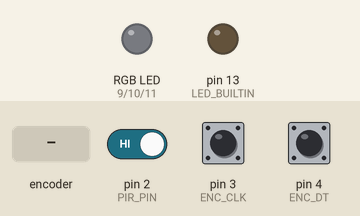
The program below on a simulated Arduino Uno, built with avr-gcc and run on an emulated ATmega328P. On the bench: an RGB LED mixed from three pins (HIGH = lit), output pins drawn as LEDs (lit = HIGH). Inputs (shaded band) come from the test bench; at power-on: pin 2 (PIR_PIN) HIGH, pin 3 (ENC_CLK) HIGH, pin 4 (ENC_DT) HIGH. Sleep ends after the set time or at an interrupt.

Above: at 5.0 s.
5.1 s: rotary encoder on pin 3 (ENC_CLK) / pin 4 (ENC_DT) turned 3 steps (first pin leading)
At 6.3 s:
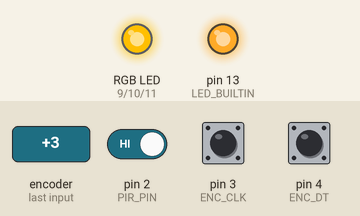
7.2 s: rotary encoder on pin 3 (ENC_CLK) / pin 4 (ENC_DT) turned 1 step (first pin leading)
At 7.6 s:
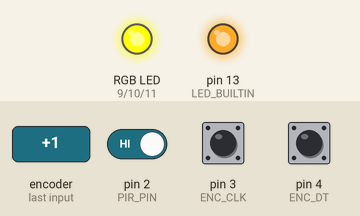
8.9 s: rotary encoder on pin 3 (ENC_CLK) / pin 4 (ENC_DT) turned 1 step (first pin leading)
At 10.1 s:
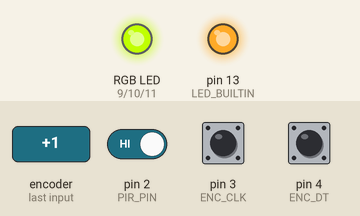
10.6 s: rotary encoder on pin 3 (ENC_CLK) / pin 4 (ENC_DT) turned 1 step (first pin leading)
At 11.4 s:
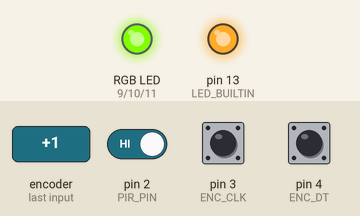
12.3 s: rotary encoder on pin 3 (ENC_CLK) / pin 4 (ENC_DT) turned 3 steps (first pin leading)
At 13.0 s:
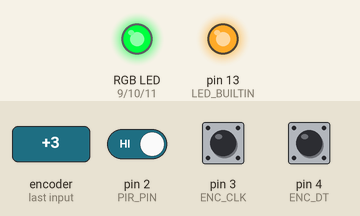
Timing chart, 0 to 19.2 s (numbered marks = the images above; inputs shaded):
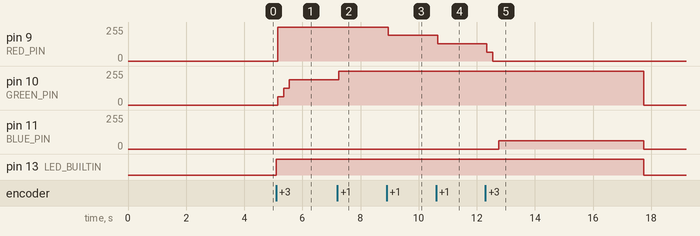

The program:

main.cpp
```cpp
#include <Arduino.h>
#include <avr/sleep.h>
#include "color_utils.h"

// 【注意】PIR再トリガー防止について
//
// AVRの外部割り込みにはEIFR（External Interrupt Flag Register）があり、
// 割り込み条件（RISINGエッジ等）が発生するとINTF0/INTF1ビットがセットされる。
// このフラグは割り込みが無効（detachInterrupt済み）でもセットされる。
//
// 問題：LED点灯中（20秒）はINT0（PIR）を無効化しているが、その間にPIRが
// 再検知してRISINGエッジが発生すると、EIFRのINTF0ビットに保留される。
// goToSleep()でattachInterrupt(PIR, RISING)した瞬間、保留フラグにより
// ISRが即発火し、スリープに入れず再トリガーループが発生する。
//
// 対策：goToSleep()内でattachInterruptの前に EIFR = (1 << INTF0) で
// 保留フラグをクリアしている。（EIFRは該当ビットに1を書くとクリアされる）
//
// 【注意】スリープ復帰時のエンコーダー取りこぼしについて
//
// PWR_DOWNスリープ中はTimer0が停止するため、millis()が凍結する。
// エンコーダー1クリックでCLKピンは HIGH→LOW→HIGH と変化し、CHANGE割り込みが2回発火する。
// 回転検出はLOW→HIGH（2回目）でのみ行うが、デバウンス処理（5ms以内の変化を無視）が
// millis()凍結の影響で2回目のエッジを誤って弾いてしまい、最初の1クリックが無視される。
//
// 対策：goToSleep()内でスリープ前に lastEncTime = 0 にリセットし、
// 復帰時のデバウンス判定が正しく通過するようにしている。

#define PIR_PIN 2        // 人感センサー
#define LIGHT_SENSOR A0  // フォトレジスタ
#define RED_PIN 9        // RGB LED（赤）
#define GREEN_PIN 10     // RGB LED（緑）
#define BLUE_PIN 11      // RGB LED（青）

#define ENC_CLK 3        // ロータリーエンコーダー CLK（INT1）
#define ENC_DT 4         // ロータリーエンコーダー DT

#define THRESHOLD 50    // 明るさしきい値
#define LED_ON_TIME 20000 // 20秒点灯
#define COLOR_MODE_TIMEOUT 5000  // 5秒で通常モードに戻る
#define ENC_STEP 15      // 24クリック = 360° を均等割り（15°/クリック）
#define ENC_DEBOUNCE_TIME 5  // 5ms 以内の変化を無視
#define LED_OFF_COOLDOWN 5000  // LED消灯後、スリープ前の待機時間（PIR出力安定待ち）

volatile bool motionDetected = false;
volatile int colorHue = 0;  // 色相（0-359°）
volatile bool colorChanged = false;
volatile bool colorMode = false; // 色設定モード
volatile unsigned long lastEncMoveTime = 0;  // 最後のエンコーダー操作時間
volatile int lastEncState = 0;
volatile unsigned long lastEncTime = 0; // 最後にエンコーダーが変化した時間

// 割り込み処理（PIR）
void wakeUp() {
    motionDetected = true;
}

// 割り込み処理（エンコーダー回転）【チャタリング対策付き】
void readEncoder() {
    unsigned long now = millis();
    if (now - lastEncTime < ENC_DEBOUNCE_TIME) return; // 5ms 以内の変化は無視
    lastEncTime = now;

    int currentState = digitalRead(ENC_CLK);
    int dtState = digitalRead(ENC_DT);

    // A 相（CLK）の立ち上がりエッジを検出（LOW → HIGH になったとき）
    if (lastEncState == LOW && currentState == HIGH) {
        if (dtState == LOW) {
            colorHue += ENC_STEP;  // 時計回り
        } else {
            colorHue -= ENC_STEP;  // 反時計回り
        }
        colorHue = normalizeHue(colorHue);
        colorChanged = true;
        // 色設定モードに入る
        colorMode = true;


    }
    lastEncState = currentState;
    lastEncMoveTime = millis(); // 最後の操作時間を記録

}

// 色相に応じたRGB値でLEDを点灯（変換ロジックはcolor_utils.hに分離）
void setLEDColor(int hue) {
    RGB c = hueToRGB(hue);
    analogWrite(RED_PIN, c.r);
    analogWrite(GREEN_PIN, c.g);
    analogWrite(BLUE_PIN, c.b);
}

// LED消灯
void turnOffLED() {
    analogWrite(RED_PIN, 0);
    analogWrite(GREEN_PIN, 0);
    analogWrite(BLUE_PIN, 0);
}

void goToSleep() {
    lastEncTime = 0;  // スリープ中はmillis()が凍結するため、復帰時のデバウンス誤判定を防止
    sleep_enable();
    EIFR = (1 << INTF0);  // LED点灯中に蓄積されたPIR割り込みフラグをクリアし、再トリガー防止
    attachInterrupt(digitalPinToInterrupt(PIR_PIN), wakeUp, RISING);
    digitalWrite(LED_BUILTIN, LOW);
    sleep_mode();
    sleep_disable();
    detachInterrupt(digitalPinToInterrupt(PIR_PIN));
    digitalWrite(LED_BUILTIN, HIGH);
}

void setup() {

    pinMode(PIR_PIN, INPUT);
    pinMode(LIGHT_SENSOR, INPUT);
    pinMode(RED_PIN, OUTPUT);
    pinMode(GREEN_PIN, OUTPUT);
    pinMode(BLUE_PIN, OUTPUT);
    pinMode(LED_BUILTIN, OUTPUT);

    pinMode(ENC_CLK, INPUT_PULLUP);
    pinMode(ENC_DT, INPUT_PULLUP);

    // 未使用ピンをINPUT_PULLUPに設定（フローティング防止）
    const uint8_t unusedPins[] = {0, 1, 5, 6, 7, 8, 12, A1, A2, A3, A4, A5};
    for (uint8_t i = 0; i < sizeof(unusedPins); i++) {
        pinMode(unusedPins[i], INPUT_PULLUP);
    }

    attachInterrupt(digitalPinToInterrupt(ENC_CLK), readEncoder, CHANGE);

    setLEDColor(colorHue);

    turnOffLED();

    set_sleep_mode(SLEEP_MODE_PWR_DOWN);


    goToSleep();
}

void loop() {
    if (colorChanged) {
        //sleep_disable();
        //detachInterrupt(digitalPinToInterrupt(PIR_PIN));
        noInterrupts();
        int h = colorHue;
        interrupts();
        setLEDColor(h);


        colorChanged = false;
    }
    delay(1);

    // 色設定モードから通常モードに戻る（最後のエンコーダー操作から何秒後）
    noInterrupts();
    unsigned long rotTime = lastEncMoveTime;
    interrupts();
    if (colorMode && (millis() - rotTime > COLOR_MODE_TIMEOUT)) {
        turnOffLED();
        //EEPROM.put(0, colorHue);
        colorMode = false;
        goToSleep();
    }

    delay(1);
    if (!colorMode && motionDetected) {
        motionDetected = false;
        detachInterrupt(digitalPinToInterrupt(ENC_CLK));

        // ADC有効化
        ADCSRA |= (1<<ADEN);
        delay(10);

        int lightLevel = analogRead(LIGHT_SENSOR);
        if (lightLevel < THRESHOLD) {
            setLEDColor(colorHue);
            delay(LED_ON_TIME);
            turnOffLED();
            // LED消灯後、PIR出力が安定するまで待機してから再スリープする（再トリガー防止）
            delay(500);
            delay(LED_OFF_COOLDOWN);
        } else {
          delay(1);
        }

        // ADC無効化
        ADCSRA &= ~(1<<ADEN);

        attachInterrupt(digitalPinToInterrupt(ENC_CLK), readEncoder, CHANGE);
        goToSleep();
    }
}
```

color_utils.h
```cpp
#ifndef COLOR_UTILS_H
#define COLOR_UTILS_H

// RGB値を保持する構造体
struct RGB {
    int r;
    int g;
    int b;
};

// HSV色相(0-359°)をRGBに変換（整数演算のみ）
// 色相を60°ごとに6領域に分割し、各領域内で線形補間
inline RGB hueToRGB(int hue) {
    int region = hue / 60;
    int t = (hue % 60) * 255 / 60;
    switch (region) {
        case 0:  return {255, t, 0};
        case 1:  return {255 - t, 255, 0};
        case 2:  return {0, 255, t};
        case 3:  return {0, 255 - t, 255};
        case 4:  return {t, 0, 255};
        default: return {255, 0, 255 - t};
    }
}

// 色相を0-359°の範囲に正規化
inline int normalizeHue(int hue) {
    return (hue % 360 + 360) % 360;
}

#endif
```

Measured:
- after the input at 5.1 s, pin 9 (RED_PIN): 0/255 → 255/255 after 0.05 s; pin 10 (GREEN_PIN): 0/255 → 63/255 after 0.05 s, → 127/255 0.20 s later, → 191/255 0.20 s later; pin 13 (LED_BUILTIN): LOW → HIGH at once
- after the input at 7.2 s, pin 10 (GREEN_PIN): 191/255 → 255/255 after 0.05 s
- after the input at 8.9 s, pin 9 (RED_PIN): 255/255 → 192/255 after 0.05 s
- after the input at 10.6 s, pin 9 (RED_PIN): 192/255 → 128/255 after 0.05 s
- after the input at 12.3 s, pin 9 (RED_PIN): 128/255 → 64/255 after 0.05 s, → 0/255 0.20 s later; pin 10 (GREEN_PIN): 255/255 → 0/255 after 5.5 s instead of 3.4 s; pin 11 (BLUE_PIN): 0/255 → 63/255 after 0.45 s, → 0/255 5.0 s later; pin 13 (LED_BUILTIN): HIGH → LOW after 5.5 s instead of 3.4 s
